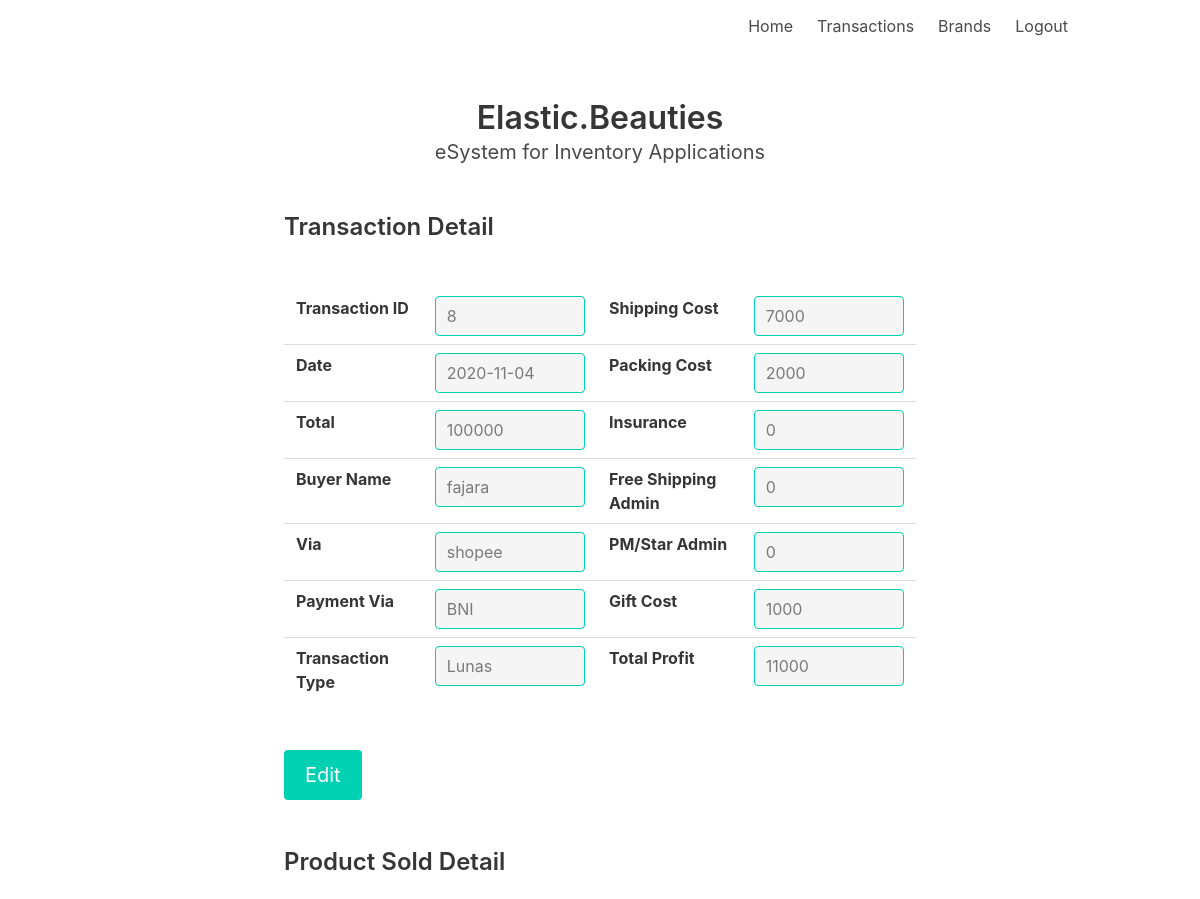
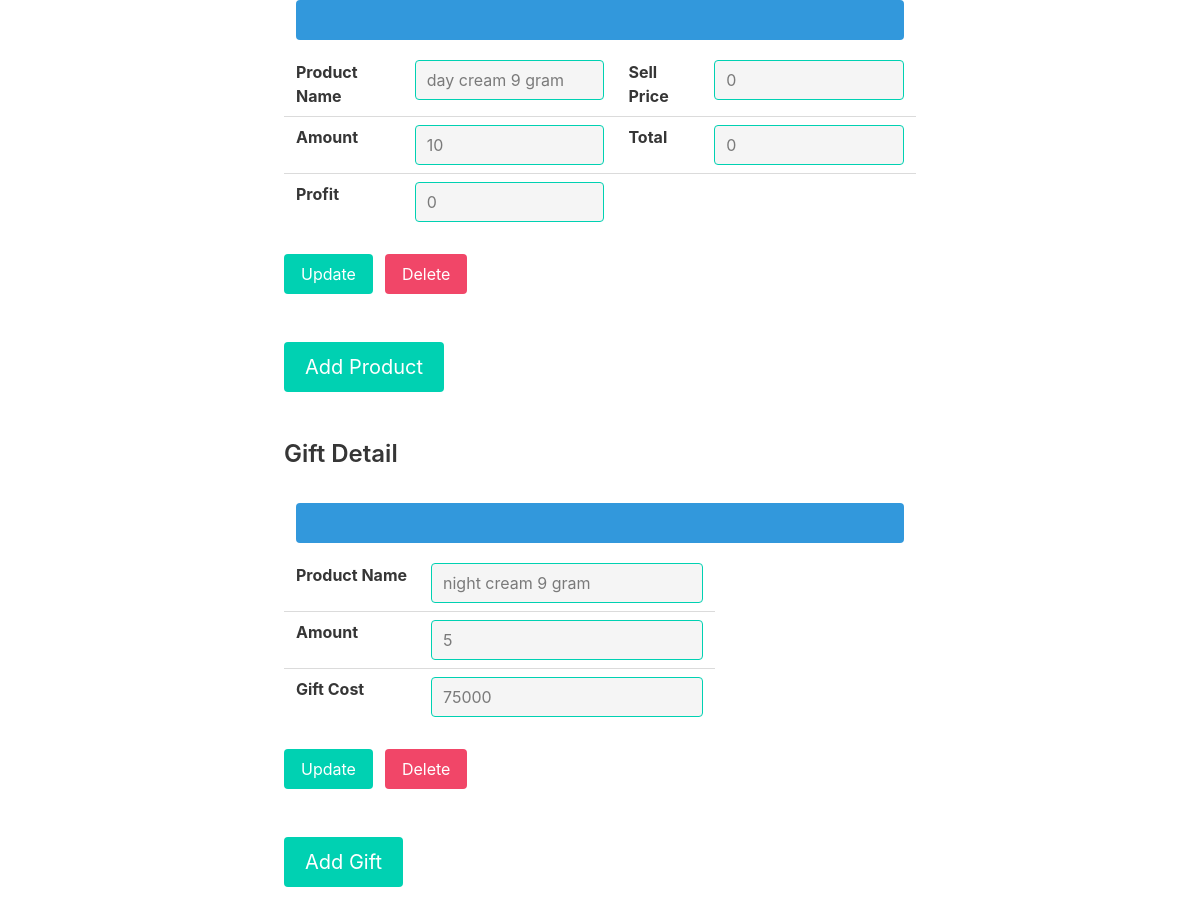
The app's page /transactions_view/8 (signed in) with its own data (2 pictures, top to bottom).
### tables this page shows
CREATE TABLE transactions (
	transaction_id INTEGER NOT NULL PRIMARY KEY AUTOINCREMENT,
	date TEXT,
	total INTEGER,
	buyer_name TEXT,
	via TEXT,
	payment_via TEXT,
	shipping_cost INTEGER,
	packing_cost INTEGER,
	insurance INTEGER,
	free_shipping_admin INTEGER,
	pmstar_admin INTEGER,
	gift_cost INTEGER,
	total_profit INTEGER,
	transaction_type TEXT,
	user_id INTEGER,
	is_deleted INTEGER DEFAULT 0
);

CREATE TABLE transactions_detail (
	transaction_detail_id INTEGER NOT NULL PRIMARY KEY AUTOINCREMENT,
	transaction_id INTEGER,
	product_id TEXT,
	amount INTEGER,
	sell_price INTEGER,
	total INTEGER,
	profit INTEGER
, is_deleted INTEGER DEFAULT 0);

CREATE TABLE products (
	product_id TEXT NOT NULL,
	brand_id TEXT,
	product_name TEXT,
	is_deleted INTEGER DEFAULT 0,
	CONSTRAINT products_UN UNIQUE (product_id)
);

CREATE TABLE gifts (
	gift_id INTEGER NOT NULL PRIMARY KEY AUTOINCREMENT,
	transaction_id INTEGER NOT NULL,
	product_id TEXT NOT NULL,
	purchase_id INTEGER NOT NULL,
	amount_taken INTEGER DEFAULT 0 NOT NULL,
	qty_before_taken INTEGER NOT NULL,
	is_deleted INTEGER DEFAULT 0 NOT NULL
);

### app/app.py (the view)
@app.route('/transactions_view/<transactionid>')
@flask_login.login_required
def transactions_view(transactionid):
    conn = get_db_connection()
    sql_trans = '''SELECT t.transaction_id,t.date,t.buyer_name,t.via,t.total,t.transaction_type,
                                    t.payment_via,t.shipping_cost,t.packing_cost,t.insurance ,t.free_shipping_admin,
                                    t.pmstar_admin,t.gift_cost,t.total_profit  FROM transactions t where t.transaction_id = {}'''.format(
        transactionid)
    cursor = conn.execute(sql_trans)
    data_trans = cursor.fetchall()[0]
    sql_detail = """
        SELECT td.transaction_detail_id, p.product_name , td.amount, td.sell_price,td.total, td.profit
        from transactions_detail td
        join products p on td.product_id = p.product_id
        where transaction_id  = {} and td.is_deleted = 0
            """.format(transactionid)
    cursor = conn.execute(sql_detail)
    col_names_detail = [description[0] for description in cursor.description]
    data_detail = cursor.fetchall()
    sql_gift = """
    SELECT g.gift_id,g.product_id,p.product_name ,g.amount_taken,p2.buy_price*g.amount_taken as gift_cost FROM gifts g
    join products p
    on g.product_id = p.product_id
    join purchases p2
    on p2.purchase_id = g.purchase_id
    where g.transaction_id = {} and g.is_deleted = 0
    """.format(transactionid)
    cursor = conn.execute(sql_gift)
    data_gift = cursor.fetchall()
    data = {"data_trans": data_trans,
            "data_detail": data_detail,
            "data_gift" : data_gift,
            "col_names_detail": col_names_detail}
    conn.close()
    return render_template('transactions_view.html', data=data)

### app/app.py (called while the page is built)
@login_manager.user_loader
def user_loader(email):
    conn = get_db_connection()
    users = conn.execute('SELECT * FROM users where email = "{}" limit 1'.format(email)).fetchall()
    if not users:
        return
    username = users[0]['username']
    user = User()
    user.id = email
    user.username = username
    conn.close()
    return user

### app/db.py (called while the page is built)
def get_db_connection():
    conn = sqlite3.connect("../esystem.db")
    conn.row_factory = sqlite3.Row
    return conn

### app/templates/transactions_view.html (shortened to what this page needs)
{% extends "layout_main.html" %}
{% block content %}
<section>
    <div class="container">
        <div class="container">
            <div class="columns">
                <div class="column is-2"></div>
                <div class="column">
                    <h2 class="title is-4 is-bold">Transaction Detail</h2>
                </div>
                <div class="column"></div>
        </div>
            <br>
        <div class="columns">
            <div class="column is-2"></div>
            <div class="column">
                <div class="container">
                    <table class="table">
                        <tr>
                            <td><label class="label">Transaction ID</label></td>
                            <td><input class="input is-primary" type="text" name="transactionid" value="{{ data['data_trans']['transaction_id'] }}" disabled></td>
                            <td><label class="label">Shipping Cost</label></td>
                            <td><input class="input is-primary" type="text" name="shippingcost"  value="{{ data['data_trans']['shipping_cost'] if data != None else 0 }}" disabled></td>
                        </tr>
                        <tr>
                            <td><label class="label">Date</label></td>
                            <td><input class="input is-primary" type="text" name="date" value="{{ data['data_trans']['date'] }}" disabled></td>
                            <td><label class="label">Packing Cost</label></td>
                            <td><input class="input is-primary" type="text" name="packingcost" value="{{ data['data_trans']['packing_cost'] }}" disabled></td>
                        </tr>
                        <tr>
                            <td><label class="label">Total</label></td>
                            <td><input class="input is-primary" type="text" name="total" value="{{ data['data_trans']['total'] }}" disabled></td>
                            <td><label class="label">Insurance</label></td>
                            <td><input class="input is-primary" type="text" name="insurance" value="{{ data['data_trans']['insurance'] }}" disabled></td>
                        </tr>
                        <tr>
                            <td><label class="label">Buyer Name</label></td>
                            <td><input class="input is-primary" type="text" name="buyername" value="{{ data['data_trans']['buyer_name'] }}" disabled></td>
                            <td><label class="label">Free Shipping Admin</label></td>
                            <td><input class="input is-primary" type="text" name="freeshippingadmin" value="{{ data['data_trans']['free_shipping_admin'] }}" disabled></td>
                        </tr>
                        <tr>
                            <td><label class="label">Via</label></td>
                            <td><input class="input is-primary" type="text" name="via" value="{{ data['data_trans']['via'] }}" disabled></td>
                            <td><label class="label">PM/Star Admin</label></td>
                            <td><input class="input is-primary" type="text" name="pmstaradmin" value="{{ data['data_trans']['pmstar_admin'] }}" disabled></td>
                        </tr>
                        <tr>
                            <td><label class="label">Payment Via</label></td>
                            <td><input class="input is-primary" type="text" name="paymentvia" value="{{ data['data_trans']['payment_via'] }}" disabled></td>
                            <td><label class="label">Gift Cost</label></td>
                            <td><input class="input is-primary" type="text" name="giftcost" value="{{ data['data_trans']['gift_cost'] }}" disabled></td>
                        </tr>
                        <tr>
                            <td><label class="label">Transaction Type</label></td>
                            <td><input class="input is-primary" type="text" name="transactiontype" value="{{ data['data_trans']['transaction_type'] }}" disabled></td>
                            <td><label class="label">Total Profit</label></td>
                            <td><input class="input is-primary" type="text" name="totalprofit" value="{{ data['data_trans']['total_profit'] }}" disabled></td>
                        </tr>
                    </table>
                </div>
            </div>
            <div class="column is-2"></div>
        </div>
    </div>
    </div>
</section>
<br>
<br>
<section>
    <div class="container">
        <div class="columns">
            <div class="column is-2"></div>
            <div class="column">
                <form method="POST" action="/transactions" class="control">
                    <button class="button is-primary is-medium">Edit</button>
                </form>
            </div>
            <div class="column is-2"></div>
        </div>
    </div>
</section>
<br>
<br>
<section>
    <div class="container">
        <div class="columns">
            <div class="column is-2"></div>
            <div class="column">
                <h2 class="title is-bold is-4">Product Sold Detail</h2>
            </div>
            <div class="column"></div>
        </div>
    </div>
    <div class="container">
        {% for row in data['data_detail'] %}
        <div class="columns">
            <div class="column is-2"></div>
            <div class="column">
                        <div class="container">
                            <div class="tile is-parent">
                              <article class="tile is-child notification is-info">
                              </article>
                            </div>
                            <table class="table">
                                <tr>
                                    <td><label class="label">Product Name</label></td>
                                    <td><input class="input is-primary" type="text" name="productname" value="{{ row['product_name'] }}" disabled></td>
                                    <td><label class="label">Sell Price</label></td>
                                    <td><input class="input is-primary" type="text" name="sellprice" value="{{ row['sell_price'] }}" disabled></td>
                                </tr>
                                <tr>
                                    <td><label class="label">Amount</label></td>
                                    <td><input class="input is-primary" type="text" name="amount" value="{{ row['amount'] }}" disabled></td>
                                    <td><label class="label">Total</label></td>
                                    <td><input class="input is-primary" type="text" name="total" value="{{ row['total'] }}" disabled></td>
                                </tr>
                                <tr>
                                    <td><label class="label">Profit</label></td>
                                    <td><input class="input is-primary" type="text" name="profit" value="{{ row['profit'] }}" disabled></td>
                                    <td></td>
                                    <td>
                                    </td>
                                </tr>
                            </table>
                        </div>
                </div>
            <div class="column is-2"></div>
        </div>
        <div class="columns">
            <div class="column is-2"></div>
            <div class="column is-3">
                <div class="field is-grouped">
                <form method="POST" action="/transaction_detail" class="control">
                    <button class="button is-primary">Update</button>
                </form>
                <form method="POST" action="/transactions_detail_delete" class="control">
                    <button class="button is-danger">Delete</button>
                </form>
                </div>
            </div>
            <div class="column"></div>
        </div>
        {% endfor %}
    </div>
</section>
<br>
<br>
<section>
    <div class="container">
        <div class="columns">
            <div class="column is-2"></div>
            <div class="column">
                <form method="POST" action="/transaction_detail" class="control">
                    <button class="button is-primary is-medium">Add Product</button>
                </form>
            </div>
            <div class="column is-2"></div>
        </div>
    </div>
</section>
<br>
<br>
<section>
    <div class="container">
        <div class="columns">
            <div class="column is-2"></div>
            <div class="column">
                <h2 class="title is-bold is-4">Gift Detail</h2>
            </div>
            <div class="column"></div>
        </div>
        {% for row in data['data_gift'] %}
        <div class="columns">
            <div class="column is-2"></div>
            <div class="column">
                    <div class="container">
                        <div class="tile is-parent">
                          <article class="tile is-child notification is-info">
                          </article>
                        </div>
                        <table class="table">
                            <tr>
                                <td><label class="label">Product Name</label></td>
                                <td><input class="input is-primary" type="text" name="productname" value="{{ row['product_name'] }}" disabled></td>
                            </tr>
                            <tr>
                                <td><label class="label">Amount</label></td>
                                <td><input class="input is-primary" type="text" name="amounttaken" value="{{ row['amount_taken'] }}" disabled></td>
                            </tr>
                            <tr>
                                <td><label class="label">Gift Cost</label></td>
                                <td><input class="input is-primary" type="text" name="giftcost" value="{{ row['gift_cost'] }}" disabled></td>
                            </tr>
                        </table>
                    </div>
                </div>
            <div class="column is-2"></div>
        </div>
        <div class="columns">
            <div class="column is-2"></div>
            <div class="column is-3">
                <div class="field is-grouped">
                <form method="POST" action="/gifts_detail" class="control">
                    <button class="button is-primary">Update</button>
                </form>
                <form method="POST" action="/gifts_delete" class="control">
                    <button class="button is-danger">Delete</button>
                </form>
                </div>
            </div>
            <div class="column"></div>
        </div>
        {% endfor %}
        <br>
        <div class="columns">
            <div class="column is-2"></div>
            <div class="column">
                <form method="POST" action="/gifts" class="control">
                    <button class="button is-primary is-medium">Add Gift</button>
                </form>
            </div>
            <div class="column is-2"></div>
        </div>
    </div>
</section>
{% endblock %}

### records on screen
transactions: transactionid "8", shippingcost "7000", date "2020-11-04", packingcost "2000", total "100000", insurance "0", buyername "fajara", freeshippingadmin "0", via "shopee", pmstaradmin "0", paymentvia "BNI", giftcost "1000", transactiontype "Lunas", totalprofit "11000"
transactions_detail: productname "day cream 9 gram", sellprice "0", amount "10", total "0", profit "0"
gifts: productname "night cream 9 gram", amounttaken "5", giftcost "75000"
